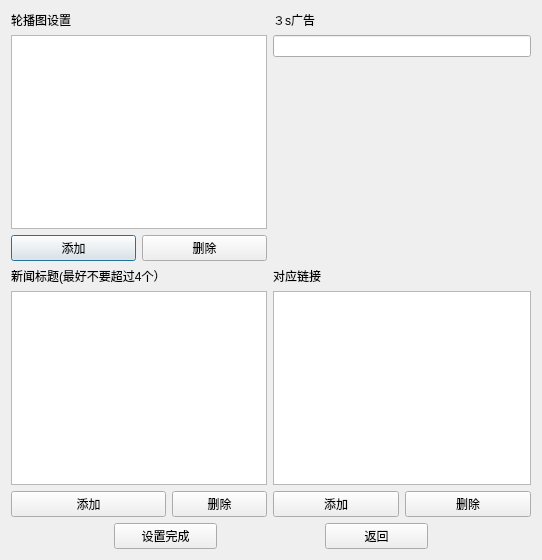
<?xml version="1.0" encoding="UTF-8"?>
<ui version="4.0">
 <class>ImageDialog</class>
 <widget class="QDialog" name="ImageDialog">
  <property name="geometry">
   <rect>
    <x>0</x>
    <y>0</y>
    <width>542</width>
    <height>560</height>
   </rect>
  </property>
  <property name="windowTitle">
   <string>Dialog</string>
  </property>
  <layout class="QGridLayout" name="gridLayout_4">
   <item row="0" column="0">
    <layout class="QGridLayout" name="gridLayout">
     <item row="0" column="0">
      <widget class="QLabel" name="label">
       <property name="text">
        <string>轮播图设置</string>
       </property>
      </widget>
     </item>
     <item row="1" column="0" colspan="2">
      <widget class="QListWidget" name="ImageList"/>
     </item>
     <item row="2" column="0">
      <widget class="QPushButton" name="addBtn">
       <property name="text">
        <string>添加</string>
       </property>
      </widget>
     </item>
     <item row="2" column="1">
      <widget class="QPushButton" name="delBtn">
       <property name="text">
        <string>删除</string>
       </property>
      </widget>
     </item>
    </layout>
   </item>
   <item row="0" column="1">
    <layout class="QVBoxLayout" name="verticalLayout">
     <item>
      <widget class="QLabel" name="label_4">
       <property name="text">
        <string>３s广告</string>
       </property>
      </widget>
     </item>
     <item>
      <widget class="QLineEdit" name="ad"/>
     </item>
     <item>
      <spacer name="verticalSpacer">
       <property name="orientation">
        <enum>Qt::Vertical</enum>
       </property>
       <property name="sizeHint" stdset="0">
        <size>
         <width>20</width>
         <height>40</height>
        </size>
       </property>
      </spacer>
     </item>
    </layout>
   </item>
   <item row="1" column="0">
    <layout class="QGridLayout" name="gridLayout_2">
     <item row="0" column="0">
      <widget class="QLabel" name="label_2">
       <property name="text">
        <string>新闻标题(最好不要超过4个）</string>
       </property>
      </widget>
     </item>
     <item row="1" column="0" colspan="2">
      <widget class="QListWidget" name="newsList"/>
     </item>
     <item row="2" column="0">
      <widget class="QPushButton" name="newsaddBtn">
       <property name="text">
        <string>添加</string>
       </property>
      </widget>
     </item>
     <item row="2" column="1">
      <widget class="QPushButton" name="newsdelBtn">
       <property name="text">
        <string>删除</string>
       </property>
      </widget>
     </item>
    </layout>
   </item>
   <item row="1" column="1">
    <layout class="QGridLayout" name="gridLayout_3">
     <item row="0" column="0">
      <widget class="QLabel" name="label_3">
       <property name="text">
        <string>对应链接</string>
       </property>
      </widget>
     </item>
     <item row="1" column="0" colspan="2">
      <widget class="QListWidget" name="urlList"/>
     </item>
     <item row="2" column="0">
      <widget class="QPushButton" name="urladdBtn">
       <property name="text">
        <string>添加</string>
       </property>
      </widget>
     </item>
     <item row="2" column="1">
      <widget class="QPushButton" name="urldelBtn">
       <property name="text">
        <string>删除</string>
       </property>
      </widget>
     </item>
    </layout>
   </item>
   <item row="2" column="0" colspan="2">
    <layout class="QHBoxLayout" name="horizontalLayout">
     <item>
      <spacer name="horizontalSpacer_2">
       <property name="orientation">
        <enum>Qt::Horizontal</enum>
       </property>
       <property name="sizeHint" stdset="0">
        <size>
         <width>40</width>
         <height>20</height>
        </size>
       </property>
      </spacer>
     </item>
     <item>
      <widget class="QPushButton" name="okBtn">
       <property name="sizePolicy">
        <sizepolicy hsizetype="Expanding" vsizetype="Fixed">
         <horstretch>0</horstretch>
         <verstretch>0</verstretch>
        </sizepolicy>
       </property>
       <property name="text">
        <string>设置完成</string>
       </property>
      </widget>
     </item>
     <item>
      <spacer name="horizontalSpacer">
       <property name="orientation">
        <enum>Qt::Horizontal</enum>
       </property>
       <property name="sizeHint" stdset="0">
        <size>
         <width>80</width>
         <height>20</height>
        </size>
       </property>
      </spacer>
     </item>
     <item>
      <widget class="QPushButton" name="quitBtn">
       <property name="sizePolicy">
        <sizepolicy hsizetype="Expanding" vsizetype="Fixed">
         <horstretch>0</horstretch>
         <verstretch>0</verstretch>
        </sizepolicy>
       </property>
       <property name="text">
        <string>返回</string>
       </property>
      </widget>
     </item>
     <item>
      <spacer name="horizontalSpacer_3">
       <property name="orientation">
        <enum>Qt::Horizontal</enum>
       </property>
       <property name="sizeHint" stdset="0">
        <size>
         <width>40</width>
         <height>20</height>
        </size>
       </property>
      </spacer>
     </item>
    </layout>
   </item>
  </layout>
 </widget>
 <resources/>
 <connections/>
</ui>
